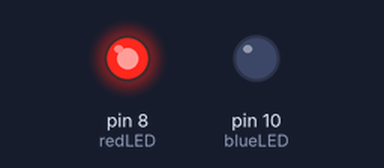
The sketch below on a simulated Arduino Uno, built with avr-gcc and run on an emulated ATmega328P. On the bench: output pins drawn as LEDs (lit = HIGH).

Above: at 0.05 s.
At 0.95 s:
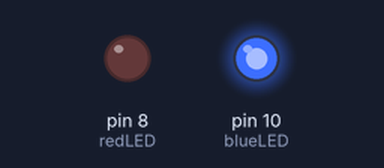
At 1.9 s:
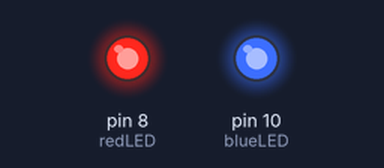
At 4.1 s:
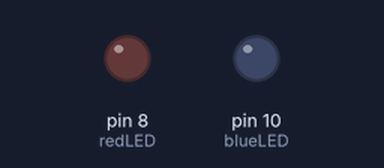
Timing chart, 0 to 5.5 s (numbered marks = the images above):
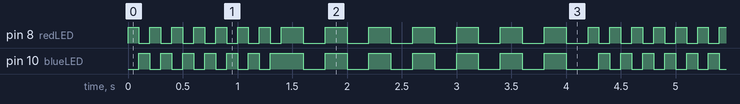

Measured:
- by itself, pin 8 (redLED): repeats every 4.2 s: 7 × (HIGH 0.20 s, LOW 0.20 s), 7 × (HIGH 0.10 s, LOW 0.10 s)
- by itself, pin 10 (blueLED): moves between LOW and HIGH, repeating every 4.2 s
- by itself, everything shown: repeats every 4.2 s, in 28 steps

The sketch:

multiple_LED_s.ino
```cpp
int redLED=8;
int blueLED=10;
int red=100;
int blue=100;
int Lwait=200;
void setup() {
  // put your setup code here, to run once:
pinMode(redLED,OUTPUT);
pinMode(blueLED,OUTPUT);
}

void loop() {
  // put your main code here, to run repeatedly:
digitalWrite(redLED,HIGH);
delay(red);
digitalWrite(redLED,LOW);
digitalWrite(blueLED,HIGH);
delay(blue);
digitalWrite(blueLED,LOW);

digitalWrite(redLED,HIGH);
delay(red);
digitalWrite(redLED,LOW);
digitalWrite(blueLED,HIGH);
delay(blue);
digitalWrite(blueLED,LOW);


digitalWrite(redLED,HIGH);
delay(red);
digitalWrite(redLED,LOW);
digitalWrite(blueLED,HIGH);
delay(blue);
digitalWrite(blueLED,LOW);

digitalWrite(redLED,HIGH);
delay(red);
digitalWrite(redLED,LOW);
digitalWrite(blueLED,HIGH);
delay(blue);
digitalWrite(blueLED,LOW);

digitalWrite(redLED,HIGH);
delay(red);
digitalWrite(redLED,LOW);
digitalWrite(blueLED,HIGH);
delay(blue);
digitalWrite(blueLED,LOW);

digitalWrite(redLED,HIGH);
delay(red);
digitalWrite(redLED,LOW);
digitalWrite(blueLED,HIGH);
delay(blue);
digitalWrite(blueLED,LOW);

digitalWrite(redLED,HIGH);
delay(red);
digitalWrite(redLED,LOW);
digitalWrite(blueLED,HIGH);
delay(blue);
digitalWrite(blueLED,LOW);
//single blinking finish

digitalWrite(redLED,HIGH);
digitalWrite(blueLED,HIGH);
delay(Lwait);
digitalWrite(redLED,LOW);
digitalWrite(blueLED,LOW);
delay(Lwait);

digitalWrite(redLED,HIGH);
digitalWrite(blueLED,HIGH);
delay(Lwait);
digitalWrite(redLED,LOW);
digitalWrite(blueLED,LOW);
delay(Lwait);

digitalWrite(redLED,HIGH);
digitalWrite(blueLED,HIGH);
delay(Lwait);
digitalWrite(redLED,LOW);
digitalWrite(blueLED,LOW);
delay(Lwait);

digitalWrite(redLED,HIGH);
digitalWrite(blueLED,HIGH);
delay(Lwait);
digitalWrite(redLED,LOW);
digitalWrite(blueLED,LOW);
delay(Lwait);

digitalWrite(redLED,HIGH);
digitalWrite(blueLED,HIGH);
delay(Lwait);
digitalWrite(redLED,LOW);
digitalWrite(blueLED,LOW);
delay(Lwait);

digitalWrite(redLED,HIGH);
digitalWrite(blueLED,HIGH);
delay(Lwait);
digitalWrite(redLED,LOW);
digitalWrite(blueLED,LOW);
delay(Lwait);

digitalWrite(redLED,HIGH);
digitalWrite(blueLED,HIGH);
delay(Lwait);
digitalWrite(redLED,LOW);
digitalWrite(blueLED,LOW);
delay(Lwait);


}
```
